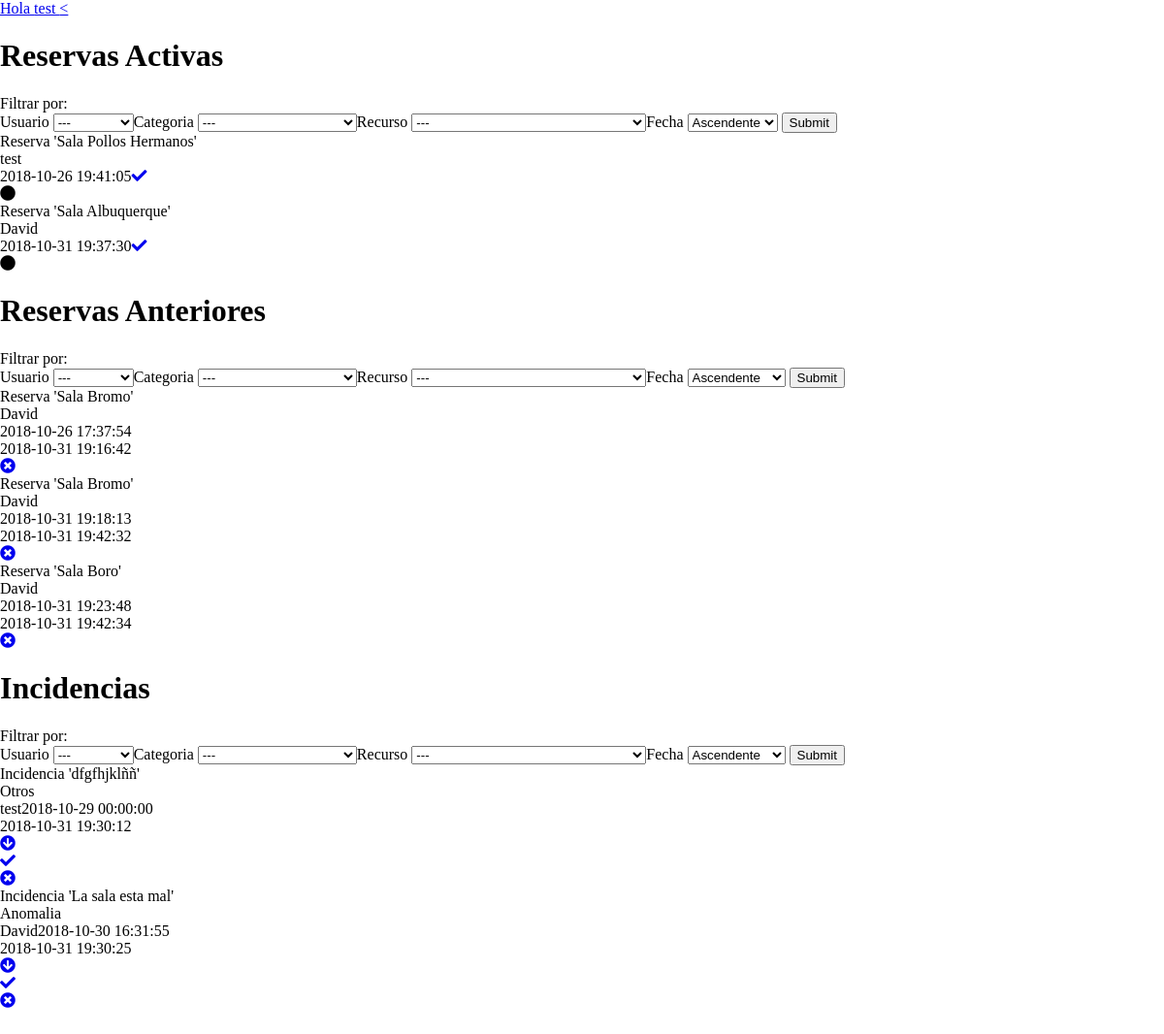
The page /PHP/misreservas.php (signed in) on the database its author committed.
### tables this page shows
CREATE TABLE `reservas` (
  `id_reserva` int(11) NOT NULL,
  `id_user` int(11) NOT NULL,
  `id_recurso` int(11) DEFAULT NULL,
  `fecha_ini` datetime DEFAULT NULL,
  `fecha_fin` datetime DEFAULT NULL,
  `Estado` int(11) NOT NULL
);

CREATE TABLE `recurso` (
  `id_recurso` int(11) NOT NULL,
  `nom_recur` varchar(40) DEFAULT NULL,
  `descripcion` text,
  `img_src` varchar(50) DEFAULT NULL,
  `categoria` int(11) DEFAULT NULL,
  `disponibilidad` int(11) DEFAULT '0'
);

CREATE TABLE `users` (
  `id_user` int(11) NOT NULL,
  `user` varchar(50) NOT NULL,
  `permisos` int(11) NOT NULL,
  `user_name` text NOT NULL,
  `user_surname` text,
  `user_mail` varchar(50) NOT NULL,
  `user_telf` varchar(50) NOT NULL,
  `user_password` text NOT NULL,
  `user_img` text
);

CREATE TABLE `indicencias` (
  `id_incidencia` int(11) NOT NULL,
  `id_recurso` int(11) DEFAULT NULL,
  `id_user` int(11) DEFAULT NULL,
  `tipo_incidencia` int(11) NOT NULL,
  `asunto` text NOT NULL,
  `fecha_ini` datetime DEFAULT NULL,
  `fecha_fin` datetime DEFAULT NULL,
  `descripcion` text,
  `estado` text
);

CREATE TABLE `tipo_incidencia` (
  `id_tipo` int(11) NOT NULL,
  `nom_incidencia` varchar(20) NOT NULL
);

### PHP/misreservas.proc.php (the view, shortened to what this page needs)
<?php
	include "conection.php";
	$id=$_SESSION['id'];
	$consulta= "Select permisos from users where id_user=$id";
		$permiso= mysqli_query($link, $consulta);
		$permisos=mysqli_fetch_array($permiso);
		if (isset($_REQUEST['cual'])) {
			$cual = $_REQUEST['cual'];
			$wUser = "";
			$wCat = "";
			$wRecu = "";
			$wOrden = "";
			$wUser1 = "";
			$wCat1 = "";
			$wRecu1 = "";
			$wOrden1 = "";
			$wUser2 = "";
			$wCat2 = "";
			$wRecu2 = "";
			$wOrden2 = "";
			if ($cual == 1) {
				if ($_REQUEST['filt_user']!="") {
					$qUser = $_REQUEST['filt_user'];
					$wUser = "AND users.user='$qUser'";
				}
				if ($_REQUEST['filt_cat']!="") {
					$categoriaw = $_REQUEST['filt_cat'];
					$wCat = "AND recurso.categoria='$categoriaw'";
				}
				if ($_REQUEST['filt_recu']!="") {
					$recurw = $_REQUEST['filt_recu'];
					$wRecu = "AND recurso.id_recurso='$recurw'";
				}
				if ($_REQUEST['orden']!="") {
					$ordenw = $_REQUEST['orden'];
					$wOrden = " ORDER BY fecha_ini $ordenw";
				}
			}elseif ($cual == 2) {
				if ($_REQUEST['filt_user']!="") {
					$qUser = $_REQUEST['filt_user'];
					$wUser1 = "AND users.user='$qUser'";
				}
				if ($_REQUEST['filt_cat']!="") {
					$categoriaw = $_REQUEST['filt_cat'];
					$wCat1 = "AND recurso.categoria='$categoriaw'";
				}
				if ($_REQUEST['filt_recu']!="") {
					$recurw = $_REQUEST['filt_recu'];
					$wRecu1 = "AND recurso.id_recurso='$recurw'";
				}
				if ($_REQUEST['orden']!="") {
					$ordenw = $_REQUEST['orden'];
					$wOrden1 = " ORDER BY fecha_ini $ordenw";
				}
			}elseif ($cual == 3){
				if ($_REQUEST['filt_user']!="") {
					$qUser = $_REQUEST['filt_user'];
					$wUser2 = " AND users.user='$qUser'";
				}
				if ($_REQUEST['filt_cat']!="") {
					$categoriaw = $_REQUEST['filt_cat'];
					$wCat2 = " AND recurso.categoria='$categoriaw'";
				}
				if ($_REQUEST['filt_recu']!="") {
					$recurw = $_REQUEST['filt_recu'];
					$wRecu2 = " AND recurso.id_recurso='$recurw'";
				}
				if ($_REQUEST['orden']!="") {
					$ordenw = $_REQUEST['orden'];
					$wOrden2 = " ORDER BY fecha_ini $ordenw";
				}
			}
		}else{
			$wUser = "";
			$wCat = "";
			$wRecu = "";
			$wOrden = "";
			$wUser1 = "";
			$wCat1 = "";
			$wRecu1 = "";
			$wOrden1 = "";
			$wUser2 = "";
			$wCat2 = "";
			$wRecu2 = "";
			$wOrden2 = "";
		}
		if ($permisos[0]==1) {
			$consultaReservasActivas= "Select recurso.nom_recur, recurso.categoria, recurso.disponibilidad, reservas.id_reserva, reservas.fecha_ini, reservas.Estado, reservas.fecha_fin, users.id_user, users.user, users.user_name, users.user_telf from reservas inner join recurso on reservas.id_recurso=recurso.id_recurso inner join users on reservas.id_user=users.id_user WHERE reservas.Estado=0 $wUser $wCat $wRecu $wOrden";
			$consultaReservas= "Select recurso.nom_recur, recurso.categoria, recurso.disponibilidad, reservas.id_reserva, reservas.fecha_ini, reservas.Estado, reservas.fecha_fin, users.id_user, users.user, users.user_name, users.user_telf from reservas inner join recurso on reservas.id_recurso=recurso.id_recurso inner join users on reservas.id_user=users.id_user WHERE reservas.Estado=1 $wUser1 $wCat1 $wRecu1 $wOrden1";
			$consultaIncidencias= "Select indicencias.id_incidencia, indicencias.tipo_incidencia, indicencias.asunto, indicencias.fecha_ini, indicencias.fecha_fin, recurso.id_recurso, recurso.nom_recur, recurso.descripcion, users.id_user, users.user_name, tipo_incidencia.nom_incidencia, recurso.disponibilidad FROM indicencias INNER JOIN recurso ON indicencias.id_recurso=recurso.id_recurso INNER JOIN users ON indicencias.id_user=users.id_user INNER JOIN tipo_incidencia ON tipo_incidencia.id_tipo=indicencias.tipo_incidencia WHERE 1 $wUser2 $wCat2 $wRecu2 $wOrden2";
		}else{
			header('Location: index.php?err=1');
		}
		if (isset($consultaReservasActivas)) {
			echo "<h1>Reservas Activas</h1>";
			echo "Filtrar por: <br>";
			echo "<form action='misreservas.php' method='POST'>";
			if ($permisos[0]==1) {
			echo "Usuario <select name='filt_user' class='filtrar'>";
				echo "<option value=''> --- </option>";
			echo "</select>";
		}
			echo "Categoria <select name='filt_cat' class='filtrar'>";
				echo "<option value=''> --- </option>";
			echo "</select>";
			echo "Recurso <select name='filt_recu' class='filtrar'>";
				echo "<option value=''> --- </option>";
			echo "</select>";
			echo "Fecha <select name='orden' class='filtrar'>";
					echo "<option value='ASC'> Ascendente </option>";
			echo "</select>";
				echo " <input type='submit' name='submit'>";
			echo "</form>";
			$reservasA=mysqli_query($link,$consultaReservasActivas);
				if(mysqli_num_rows($reservasA)>0){
					while($resA=mysqli_fetch_array($reservasA)){
						echo "<div class='tarjeta'>";
							echo "<div class='title'>";
								echo "Reserva '".$resA['nom_recur']."'";
							echo "</div>";
							if ($permisos[0]==1) {
								echo "<div class='user'>";
									echo $resA['user_name'];
								echo "</div>";
							}
							echo "<div class='fecha'>";
								echo $resA['fecha_ini'];
								echo "<a href='cancel.proc.php?tip=1&id=".$resA['id_reserva']."'><i class='fas fa-check'></i></a>";
							echo "</div>";
							echo "<div>";
								echo "<div class='activo'>";
								echo "<i class='fas fa-circle'></i></i>";
							echo "</div>";
						echo "</div>";
					}
				}else{
					echo "<p class='eBusqueda'>Parece que no hay ninguna reserva activa</p>";
				}
			}
			if (isset($consultaReservas)) {
				echo "<h1>Reservas Anteriores</h1>";
			echo "Filtrar por: <br>";
			echo "<form action='misreservas.php' method='POST'>";
						if ($permisos[0]==1) {
			echo "Usuario <select name='filt_user' class='filtrar'>";
				echo "<option value=''> --- </option>";
			echo "</select>";
		}
			echo "Categoria <select name='filt_cat' class='filtrar'>";
				echo "<option value=''> --- </option>";
			echo "</select>";
			echo "Recurso <select name='filt_recu' class='filtrar'>";
				echo "<option value=''> --- </option>";
			echo "</select>";
			echo "Fecha <select name='orden' class='filtrar'>";
					echo "<option value='ASC'> Ascendente </option>";
			echo "</select>";
				echo " <input type='submit' name='submit'>";
			echo "</form>";
			}
			if (isset($consultaReservas)) {
			echo "<div class='ventana'>";
			$reservasR=mysqli_query($link,$consultaReservas);
				if(mysqli_num_rows($reservasR)>0){
					while($res=mysqli_fetch_array($reservasR)){
						echo "<div class='tarjeta'>";
							echo "<div class='title'>";
								echo "Reserva '".$res['nom_recur']."'";
							echo "</div>";
							if ($permisos[0]==1) {
								echo "<div class='user'>";
									echo $res['user_name'];
								echo "</div>";
							}
							echo "<div class='fecha'>";
								echo $res['fecha_ini'];
							echo "</div>";
							echo "<div class='fecha2'>";
								echo $res['fecha_fin'];
							echo "</div>";
							echo "<div class='opciones'>";
								echo "<a href='cancel.proc.php?tip=2&id=".$res['id_reserva']."'><i class='fas fa-times-circle'></i></a>";
							echo "</div>";
						echo "</div>";
					}
				}else{
					echo "<p class='eBusqueda'>Parece que no hay ninguna reserva activa</p>";
				}
				echo "</div>";
			}
			if (isset($consultaIncidencias)) {
				echo "<h1>Incidencias</h1>";
			echo "Filtrar por: <br>";
			echo "<form action='misreservas.php' method='POST'>";
						if ($permisos[0]==1 || $permisos[0]==3) {
			echo "Usuario <select name='filt_user' class='filtrar'>";
					echo "<option value=''> --- </option>";
			echo "</select>";
		}
			echo "Categoria <select name='filt_cat' class='filtrar'>";
				echo "<option value=''> --- </option>";
			echo "</select>";
			echo "Recurso <select name='filt_recu' class='filtrar'>";
				echo "<option value=''> --- </option>";
			echo "</select>";
			echo "Fecha <select name='orden' class='filtrar'>";
					echo "<option value='ASC'> Ascendente </option>";
			echo "</select>";
				echo " <input type='submit' name='submit'>";
			echo "</form>";
			$incidencia=mysqli_query($link,$consultaIncidencias);
				if(mysqli_num_rows($incidencia)>0){
					while($in=mysqli_fetch_array($incidencia)){
						echo "<div class='tarjeta'>";
							echo "<div class='title'>";
								echo "Incidencia '".$in['asunto']."'";
							echo "</div>";
							echo "<div class='tipo'>";
								echo $in['nom_incidencia'];
							echo "</div>";
							echo "<div class='user'>";
								echo $in['user_name'];
								echo $in['fecha_ini'];
							echo "</div>";
							echo "<div class='fecha_fin'>";
								echo $in['fecha_fin'];
							echo "</div>";
							if ($in['disponibilidad']==0) {
								echo "<a href='misreservas.php?desh=1&namerec=".$in['id_recurso']."'><i class='fas fa-arrow-circle-down'></i></a>";
							}else{
								echo "<a href='misreservas.php?desh=0&namerec=".$in['id_recurso']."'><i class='fas fa-arrow-circle-up'></i></a>";
							}
							echo "<div class='opciones'>";
								echo "<a href='cancel.proc.php?tip=3&id=".$in['id_incidencia']."&que=2&recid=".$in['id_recurso']."'><i class='fas fa-check'></i></a>";
							echo "</div>";
							echo "<div class='opciones'>";
								echo "<a href='cancel.proc.php?tip=3&id=".$in['id_incidencia']."&que=1&recid=".$in['id_recurso']."'><i class='fas fa-times-circle'></i></a>";
							echo "</div>";
					}
				}else{
					echo "<p class='eBusqueda'>Parece que no hay incidencias</p>";
				}
		}
?>

### CSS/estilo.css (style rules this page uses)
* { position: relative; }
html, body { margin: 0px; width: 100%; min-height: 100%; height: 100%; font-size: 1em; }

### rows shown on the page
reservas: id_recurso.nom_recur "Sala Pollos Hermanos", id_user.user_name "test", fecha_ini "2018-10-26 19:41:05"
reservas: id_recurso.nom_recur "Sala Albuquerque", id_user.user_name "David", fecha_ini "2018-10-31 19:37:30"
reservas: id_recurso.nom_recur "Sala Bromo", id_user.user_name "David", fecha_ini "2018-10-26 17:37:54", fecha_fin "2018-10-31 19:16:42"
reservas: id_recurso.nom_recur "Sala Bromo", id_user.user_name "David", fecha_ini "2018-10-31 19:18:13", fecha_fin "2018-10-31 19:42:32"
reservas: id_recurso.nom_recur "Sala Boro", id_user.user_name "David", fecha_ini "2018-10-31 19:23:48", fecha_fin "2018-10-31 19:42:34"
indicencias: asunto "dfgfhjklññ", tipo_incidencia.nom_incidencia "Otros", id_user.user_name "test", fecha_ini "2018-10-29 00:00:00", fecha_fin "2018-10-31 19:30:12"
indicencias: asunto "La sala esta mal", tipo_incidencia.nom_incidencia "Anomalia", id_user.user_name "David", fecha_ini "2018-10-30 16:31:55", fecha_fin "2018-10-31 19:30:25"

### other values the page prints
$_SESSION['nombre'] "test"
